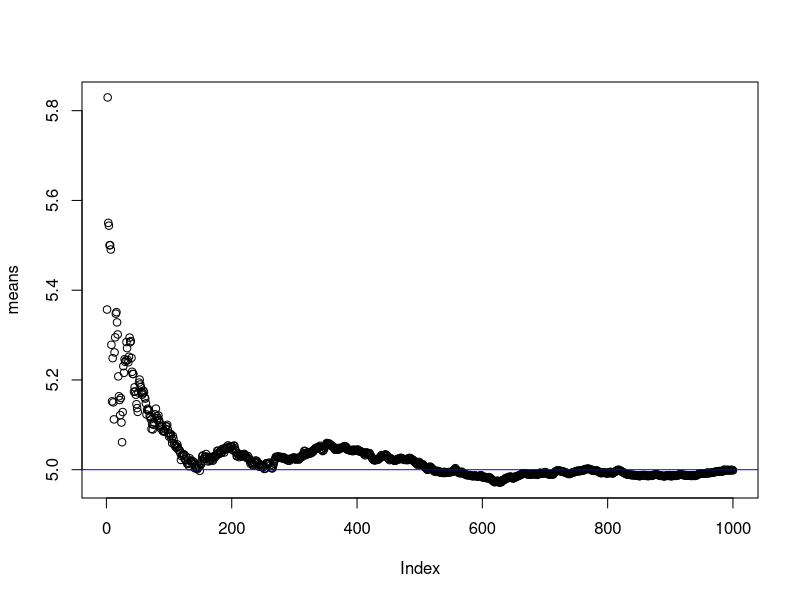
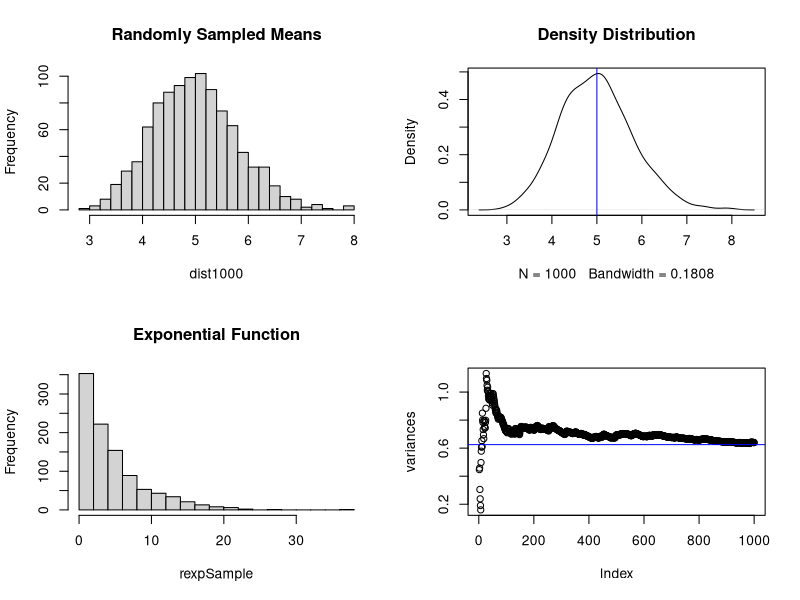

R code for these plots, in order:
## ---- chunk 1
knitr::opts_chunk$set(echo = TRUE)
## ---- chunk 2
#Set variables
lamda=.2
means<-NULL
dist1000<-NULL
dist<-NULL

for(i in 1:1000){
  dist1000<-rbind(dist1000,mean(rexp(40,lamda)))  #assign output data of exponential distribution to variable
}

for(i in 1:1000){
  means<-rbind(means,mean(dist1000[1:i]))
}

plot(means)
 abline(h=5, col="blue")

par(mfrow=c(2,2)) #Sets structure of graph panel
 hist(dist1000, #plot the data
      breaks = 20,
       main="Randomly Sampled Means")
 plot(density(dist1000),
      main="Density Distribution"
 )
 abline(v=5, col="blue")
 
 rexpSample<-rexp(1000,lamda) # calculate values for function
 hist(rexpSample,    # Plot the values of the rexp function
      breaks=20,
      main="Exponential Function"
      )
## ---- chunk 3
mean(rexpSample)
## ---- chunk 4

#initialize variables
 distVar1000<-NULL
 variances<-NULL
 #Same code for creating a dataset of means, but switching to the "var" function to calculate variances


for(i in 1:1000){
  variances<-rbind(variances,var(dist1000[1:i]))
}
plot(variances)
 abline(h=0.625, col="blue")
 
